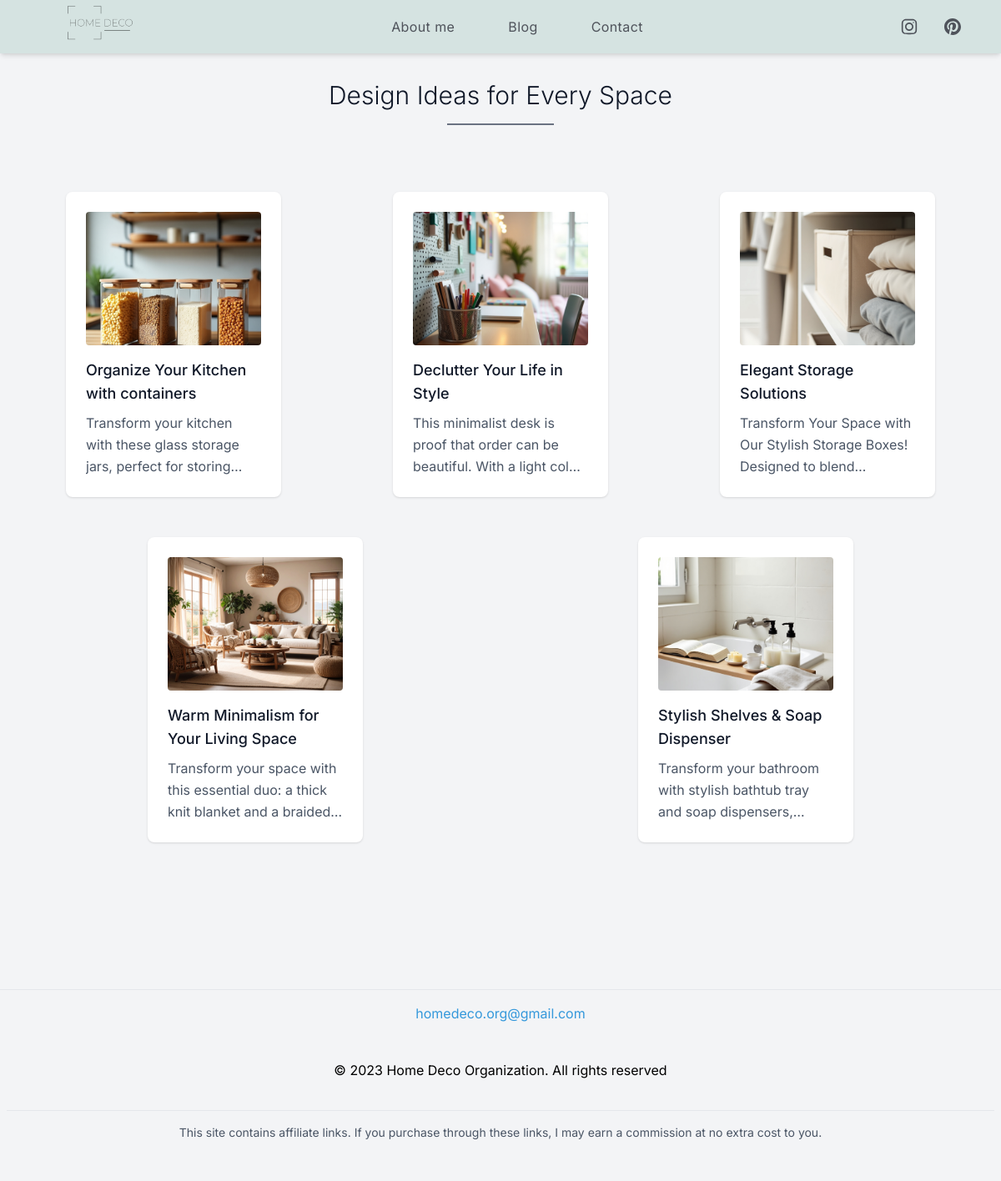
Page /blog on the committed database.
### models.py (models this page shows)
class Post(db.Model):
    id = db.Column(db.Integer, primary_key=True)
    title = db.Column(db.String(100), nullable=False)
    description = db.Column(db.Text, nullable=False)
    slug = db.Column(db.String(50), nullable=False)
    image1 = db.Column(db.String(200))
    alttitle1 = db.Column(db.String(100))
    image2 = db.Column(db.String(200))
    alttitle2 = db.Column(db.String(100))
    image3 = db.Column(db.String(200))
    alttitle3 = db.Column(db.String(100))
    link1 = db.Column(db.String(200))
    label1 = db.Column(db.String(100), nullable=False)
    link2 = db.Column(db.String(200))
    label2 = db.Column(db.String(100), nullable=False)
    link3 = db.Column(db.String(200))
    label3 = db.Column(db.String(100), nullable=False)
    link4 = db.Column(db.String(200))
    label4 = db.Column(db.String(100), nullable=False)
    frase1 = db.Column(db.String(200), nullable=False)
    frase2 = db.Column(db.String(200), nullable=True)

### app.py (the view)
@app.route('/blog')
def blog():
            posts = Post.query.all()
            return render_template('blog.html', posts=posts)

### templates/blog.html (shortened to what this page needs)
{% extends "layout.html" %}
{% block content %}
<section class="text-gray-600 body-font my-24 ">
  <div class="">
    <h1 class="text-3xl font-light title-font mb-4 text-gray-900 text-center">Design Ideas for Every Space</h1>
    <div class="w-32 h-0.5 bg-gray-500 mt-1 mx-auto"></div>
  </div>
  <div class="flex flex-row flex-wrap gap-4 px-5 py-4 md:py-16 mx-auto w-full">
    {% for post in posts %}
      <div class="p-4 md:w-1/4 w-full mx-auto">
        <a href="/post/{{ post.id }}" class="block bg-white p-6 rounded-lg shadow hover:shadow-xl transition">
          {% if post.image1 %}
            <img src="{{ post.image1 }}" alt="{{ post.alttitle1 }}" class="w-full h-40 object-cover rounded mb-4">
          {% endif %}
          <h2 class="text-lg text-gray-900 font-medium title-font mb-2">{{ post.title }}</h2>
          <p class="text-gray-600 line-clamp-3 leading-relaxed text-base">{{ post.description }}</p>
        </a>
      </div>
    {% else %}
      <div class="w-full text-center">
        <p class="text-gray-500">No posts to show right now. Fresh updates coming soon!</p>
      </div>
    {% endfor %}
  </div>
</section>
{% endblock %}

### static/css/main.css (style rules this page uses)
* { font-family: "inter", sans-serif; }

### rows in the picture
Post: image1 (picture), title "Organize Your Kitchen with containers", description "Transform your kitchen with these glass storage jars, perfect for…"
Post: image1 (picture), title "Declutter Your Life in Style", description "This minimalist desk is proof that order can be beautiful. With a light…"
Post: image1 (picture), title "Elegant Storage Solutions", description "Transform Your Space with Our Stylish Storage Boxes! Designed to…"
Post: image1 (picture), title "Warm Minimalism for Your Living Space", description "Transform your space with this essential duo: a thick knit blanket and a…"
Post: shows a picture, title "Stylish Shelves & Soap Dispenser", description "Transform your bathroom with stylish bathtub tray and soap…"
